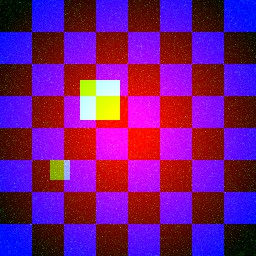
#> input picture data/sar_composite.jpg, 256 x 256 px
$ python sar_tool.py ../../data/sar_composite.jpg ../../data/sar_edge_comparison.jpg
#> lines starting #> are read from the running program, lines starting #| are printed output that depends on the picture
### tools/ollama_client.py
"""
SatQuery AI — Ollama VLM Client
================================
Sends image + text queries to a local Ollama server.
Primary model:  qwen2.5vl:7b
Fallback chain: moondream -> llava:7b-v1.6-q4

Design decisions:
  - A threading Lock ensures only ONE VLM call runs at a time (VRAM OOM guard).
  - Retries up to 2 times on the primary model before falling to the next model.
  - Timeout is per-attempt, not cumulative.
"""

import base64
import io
import logging
import threading
import time
from pathlib import Path
from typing import Optional, Union

import ollama
from PIL import Image

logger = logging.getLogger(__name__)

# ---------------------------------------------------------------------------
# Configuration
# ---------------------------------------------------------------------------

DEFAULT_PRIMARY_MODEL = "qwen2.5vl:7b"
DEFAULT_MODEL_FALLBACKS = [
    "qwen2.5vl:7b",
    "qwen2.5vl:3b",
    "moondream",
]
PRIMARY_MODEL = DEFAULT_PRIMARY_MODEL
FALLBACK_MODELS = DEFAULT_MODEL_FALLBACKS

DEFAULT_TIMEOUT_S = 120          # seconds per attempt
DEFAULT_MAX_RETRIES = 2          # retries on the *same* model before fallback
MAX_IMAGE_DIM = 768              # resize longest edge — reduces VRAM usage significantly
DEFAULT_NUM_CTX = 2048           # context window — 2048 saves ~1GB VRAM vs 4096

# Global lock — prevents parallel VLM calls (VRAM OOM protection)
_vlm_lock = threading.Lock()


# ---------------------------------------------------------------------------
# Helpers
# ---------------------------------------------------------------------------

def _encode_image(image: Union[str, Path, Image.Image, bytes]) -> str:
    """Return a base64-encoded JPEG string suitable for the Ollama API.

    Accepts a file path, a PIL Image, or raw bytes.
    Resizes large images so the VLM doesn't choke on huge GeoTIFFs.
    """
    if isinstance(image, (str, Path)):
        pil_img = Image.open(image)
    elif isinstance(image, bytes):
        pil_img = Image.open(io.BytesIO(image))
    elif isinstance(image, Image.Image):
        pil_img = image
    else:
        raise TypeError(f"Unsupported image type: {type(image)}")

    # Convert to RGB (drop alpha / palette issues)
    if pil_img.mode != "RGB":
        pil_img = pil_img.convert("RGB")

    # Resize if any dimension exceeds MAX_IMAGE_DIM
    w, h = pil_img.size
    if max(w, h) > MAX_IMAGE_DIM:
        scale = MAX_IMAGE_DIM / max(w, h)
        pil_img = pil_img.resize(
            (int(w * scale), int(h * scale)), Image.LANCZOS
        )

    buf = io.BytesIO()
    pil_img.save(buf, format="JPEG", quality=90)
    return base64.b64encode(buf.getvalue()).decode("utf-8")


def _call_model(
    model: str,
    prompt: str,
    images_b64: Union[str, list],
    timeout: int,
    system_prompt: Optional[str] = None,
) -> str:
    """Single attempt to call an Ollama model. Raises on failure/timeout.

    images_b64 can be a single base64 string or a list of them.
    """
    if isinstance(images_b64, str):
        images_b64 = [images_b64]

    messages = []
    if system_prompt:
        messages.append({"role": "system", "content": system_prompt})
    messages.append({
        "role": "user",
        "content": prompt,
        "images": images_b64,
    })

    # ollama.chat is synchronous; we enforce an external timeout via threading
    result_container = {"response": None, "error": None}

    def _run():
        try:
            resp = ollama.chat(
                model=model,
                messages=messages,
                options={"num_ctx": DEFAULT_NUM_CTX},
            )
            result_container["response"] = resp["message"]["content"]
        except Exception as exc:
            result_container["error"] = exc

    worker = threading.Thread(target=_run, daemon=True)
    worker.start()
    worker.join(timeout=timeout)

    if worker.is_alive():
        raise TimeoutError(
            f"Ollama call to '{model}' timed out after {timeout}s"
        )
    if result_container["error"]:
        raise result_container["error"]

    response = result_container["response"]
    # Handle None and whitespace-only responses
    if response is None or (isinstance(response, str) and not response.strip()):
        raise RuntimeError(f"Empty response from '{model}'")

    return response.strip()


# ---------------------------------------------------------------------------
# Public API
# ---------------------------------------------------------------------------

# [80 lines left out: function query_vlm, not called in this run]


def query_vlm_multi_image(
    prompt: str,
    images: list,
    *,
    system_prompt: Optional[str] = None,
    model: Optional[str] = None,
    timeout: int = DEFAULT_TIMEOUT_S,
    max_retries: int = DEFAULT_MAX_RETRIES,
) -> dict:
    """Send multiple images + a text query to the VLM.

    Same contract as query_vlm but accepts a list of images.
    Used by change detection (before/after/diff) and SAR fusion tools.

    Parameters
    ----------
    prompt : str
        The user's question or instruction.
    images : list[str | Path | PIL.Image | bytes]
        List of images to include in the query.
    system_prompt, model, timeout, max_retries : same as query_vlm.

    Returns
    -------
    dict
        {"answer": str, "model_used": str, "elapsed_s": float}
    """
    if not images:
        raise ValueError("At least one image is required")

    # Build ordered model list
    if model:
        models_to_try = [model]
    else:
        models_to_try = [PRIMARY_MODEL] + FALLBACK_MODELS

    images_b64 = [_encode_image(img) for img in images]

    with _vlm_lock:
        last_error = None
        for mdl in models_to_try:
            for attempt in range(1, max_retries + 1):
                logger.info(
                    "VLM multi-image call: model=%s  images=%d  attempt=%d/%d",
                    mdl, len(images_b64), attempt, max_retries,
                )
                t0 = time.perf_counter()
                try:
                    answer = _call_model(
                        mdl, prompt, images_b64, timeout, system_prompt
                    )
                    elapsed = time.perf_counter() - t0
                    logger.info(
                        "VLM success: model=%s  elapsed=%.1fs", mdl, elapsed
                    )
                    return {
                        "answer": answer.strip(),
                        "model_used": mdl,
                        "elapsed_s": round(elapsed, 2),
                    }
                except Exception as exc:
                    elapsed = time.perf_counter() - t0
                    last_error = exc
                    logger.warning(
                        "VLM attempt failed: model=%s  attempt=%d  "
                        "elapsed=%.1fs  error=%s",
                        mdl, attempt, elapsed, exc,
                    )

            logger.warning(
                "All %d attempts exhausted for model '%s', trying next fallback.",
                max_retries, mdl,
            )

        raise RuntimeError(
            f"All VLM models failed. Last error: {last_error}"
        ) from last_error


# ---------------------------------------------------------------------------
# Quick self-test (run this file directly)
# ---------------------------------------------------------------------------

# [21 lines that do not run on import are left out]

### tools/sar_fusion/sar_tool.py
"""
SatQuery AI — Optical-SAR Fusion Specialist Tool
===================================================
Takes a co-registered optical + SAR image pair, computes classical CV
comparisons (edge maps, intensity correlation, composite overlay), and
asks the VLM to narrate the comparison in plain language.

Pipeline:
  1. Load both images (GeoTIFF-aware) and co-register if needed.
  2. Compute edge maps (Canny) for both optical and SAR.
  3. Create a false-colour composite overlay (optical-R, SAR-G, optical-B).
  4. Compute basic statistics: correlation coefficient, structural
     similarity (SSIM-lite), edge agreement percentage.
  5. Send the optical, SAR, and composite images to the VLM with the
     computed statistics, and ask it to narrate what the joint analysis
     reveals.

All pixel-level math is done with OpenCV/NumPy — the VLM only writes
the natural-language summary.

Return dict mirrors ask_vqa / detect_changes shape for router compatibility.
"""

import io
import logging
import time
from pathlib import Path
from typing import Optional, Tuple, Union

import cv2
import numpy as np
from PIL import Image

# Project imports
import sys
_PROJECT_ROOT = Path(__file__).resolve().parent.parent.parent
sys.path.insert(0, str(_PROJECT_ROOT))

from tools.geotiff_utils import load_geotiff, LoadedImage

logger = logging.getLogger(__name__)

# ---------------------------------------------------------------------------
# Configuration
# ---------------------------------------------------------------------------

SUPPORTED_EXTENSIONS = {'.tif', '.tiff', '.png', '.jpg', '.jpeg', '.bmp', '.webp'}

# Canny edge detection thresholds
CANNY_LOW = 50
CANNY_HIGH = 150

# Co-registration (same approach as change detection)
ORB_MAX_FEATURES = 1000
MATCH_RATIO_THRESH = 0.75
MIN_GOOD_MATCHES = 10


# ---------------------------------------------------------------------------
# Image resolution helpers
# ---------------------------------------------------------------------------

def _resolve_to_bgr(
    image: Union[str, Path, Image.Image, LoadedImage],
) -> np.ndarray:
    """Convert any supported image input to a (H, W, 3) uint8 BGR array."""
#> called with image = '../../data/sar_composite.jpg'
    if isinstance(image, LoadedImage):
        rgb = image.rgb_array
    elif isinstance(image, Image.Image):
        rgb = np.array(image.convert("RGB"), dtype=np.uint8)
    elif isinstance(image, (str, Path)):
        path = Path(image)
        if not path.exists():
            raise FileNotFoundError(f"Image not found: {path}")
        if path.suffix.lower() not in SUPPORTED_EXTENSIONS:
            raise ValueError(f"Unsupported format: {path.suffix}")

        if path.suffix.lower() in {'.tif', '.tiff'}:
            loaded = load_geotiff(path)
            rgb = loaded.rgb_array
        else:
            rgb = np.array(Image.open(path).convert("RGB"), dtype=np.uint8)
#> rgb is the input picture: shape (256, 256, 3); mean R, G, B 116.2, 21.7, 127.5
    else:
        raise TypeError(f"Unsupported image type: {type(image).__name__}")

    return cv2.cvtColor(rgb, cv2.COLOR_RGB2BGR)
#> call 2 of _resolve_to_bgr, with image = '../../data/sar_edge_comparison.jpg'
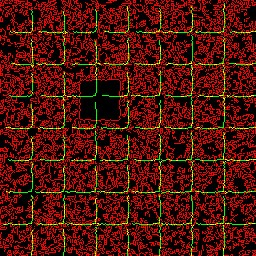
#> input picture data/sar_edge_comparison.jpg, 256 x 256 px
#> in _resolve_to_bgr, rgb is the input picture: shape (256, 256, 3); mean R, G, B 78.9, 23.1, 15.9


def _bgr_to_pil(bgr: np.ndarray) -> Image.Image:
    """Convert an OpenCV BGR array to a PIL RGB Image."""
    return Image.fromarray(cv2.cvtColor(bgr, cv2.COLOR_BGR2RGB))


def _gray_to_pil(gray: np.ndarray) -> Image.Image:
    """Convert a grayscale array to a PIL Image."""
    return Image.fromarray(gray, mode="L")


# ---------------------------------------------------------------------------
# Co-registration (align SAR to optical)
# ---------------------------------------------------------------------------

def _coregister(
    reference_bgr: np.ndarray,
    target_bgr: np.ndarray,
) -> np.ndarray:
    """Align *target* to *reference* using ORB + affine.

    Falls back to simple resize if feature matching fails.
    """
    h, w = reference_bgr.shape[:2]
    target_resized = cv2.resize(target_bgr, (w, h), interpolation=cv2.INTER_LINEAR)

    gray_ref = cv2.cvtColor(reference_bgr, cv2.COLOR_BGR2GRAY)
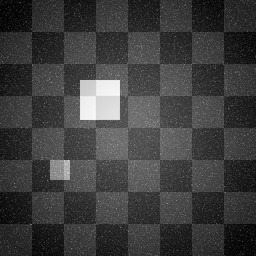
#> gray_ref: shape (256, 256); min 1, max 247, mean 62.1
    gray_tgt = cv2.cvtColor(target_resized, cv2.COLOR_BGR2GRAY)
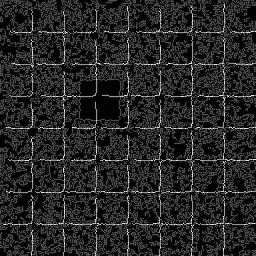
#> gray_tgt: shape (256, 256); min 0, max 235, mean 39

    try:
        orb = cv2.ORB.create(nfeatures=ORB_MAX_FEATURES)
        kp1, des1 = orb.detectAndCompute(gray_ref, None)
#> kp1 = 429 keypoints; strongest (x, y, size): (80, 82, 31), (119, 82, 31), (80, 117, 31), (118, 118, 31)
        kp2, des2 = orb.detectAndCompute(gray_tgt, None)
#> kp2 = 844 keypoints; strongest (x, y, size): (224, 99, 31), (61, 96, 31), (98, 63, 31), (93, 159, 31)

        if des1 is None or des2 is None:
            logger.info("No features detected, using resize-only alignment")
            return target_resized

        bf = cv2.BFMatcher(cv2.NORM_HAMMING)
        raw_matches = bf.knnMatch(des2, des1, k=2)
#> raw_matches = 844 matches

        good = []
        for pair in raw_matches:
            if len(pair) == 2:
                m, n = pair
                if m.distance < MATCH_RATIO_THRESH * n.distance:
                    good.append(m)
#> after the loop, good = []

        logger.info("ORB matches (SAR alignment): %d good / %d raw",
                     len(good), len(raw_matches))

        if len(good) < MIN_GOOD_MATCHES:
            logger.info("Not enough matches (%d < %d), resize-only",
                         len(good), MIN_GOOD_MATCHES)
            return target_resized

        src_pts = np.float32([kp2[m.queryIdx].pt for m in good]).reshape(-1, 1, 2)
        dst_pts = np.float32([kp1[m.trainIdx].pt for m in good]).reshape(-1, 1, 2)

        M, inliers = cv2.estimateAffinePartial2D(src_pts, dst_pts)
        if M is None:
            logger.info("Affine estimation failed, resize-only alignment")
            return target_resized

        aligned = cv2.warpAffine(target_resized, M, (w, h))
        inlier_count = int(inliers.sum()) if inliers is not None else 0
        logger.info("SAR affine alignment applied (%d inliers)", inlier_count)
        return aligned

    except Exception as exc:
        logger.warning("SAR co-registration failed (%s), resize-only", exc)
        return target_resized


# ---------------------------------------------------------------------------
# Analysis computations (all classical CV — no VLM)
# ---------------------------------------------------------------------------

def _compute_edge_maps(
    optical_bgr: np.ndarray,
    sar_bgr: np.ndarray,
) -> Tuple[np.ndarray, np.ndarray]:
    """Compute Canny edge maps for both images."""
    gray_opt = cv2.cvtColor(optical_bgr, cv2.COLOR_BGR2GRAY)
    gray_sar = cv2.cvtColor(sar_bgr, cv2.COLOR_BGR2GRAY)

    edges_opt = cv2.Canny(gray_opt, CANNY_LOW, CANNY_HIGH)
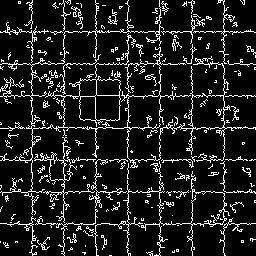
#> edges_opt: shape (256, 256); 11.7% white in thin lines or dots
    edges_sar = cv2.Canny(gray_sar, CANNY_LOW, CANNY_HIGH)
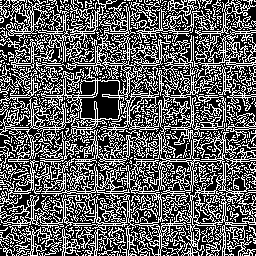
#> edges_sar: shape (256, 256); 37.2% white in thin lines or dots

    return edges_opt, edges_sar


def _compute_composite(
    optical_bgr: np.ndarray,
    sar_bgr: np.ndarray,
) -> np.ndarray:
    """Create a false-colour composite: R=optical_red, G=SAR, B=optical_blue.

    This helps visualise what features are visible in both modalities.
    """
    gray_sar = cv2.cvtColor(sar_bgr, cv2.COLOR_BGR2GRAY)

    # Use optical red and blue channels, SAR for green
    composite = np.stack([
        optical_bgr[:, :, 2],   # Red channel (BGR index 2 = R)
        gray_sar,                # SAR intensity as green
        optical_bgr[:, :, 0],   # Blue channel (BGR index 0 = B)
    ], axis=-1)  # This is RGB
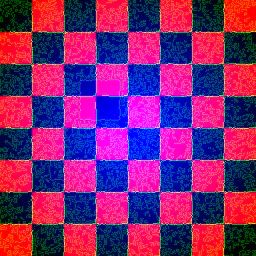
#> composite: shape (256, 256, 3); mean B, G, R 116.2, 39, 127.5

    return cv2.cvtColor(composite, cv2.COLOR_RGB2BGR)  # Return as BGR


def _compute_statistics(
    optical_bgr: np.ndarray,
    sar_bgr: np.ndarray,
    edges_opt: np.ndarray,
    edges_sar: np.ndarray,
) -> dict:
    """Compute comparison statistics between optical and SAR."""
    gray_opt = cv2.cvtColor(optical_bgr, cv2.COLOR_BGR2GRAY).astype(np.float64)
    gray_sar = cv2.cvtColor(sar_bgr, cv2.COLOR_BGR2GRAY).astype(np.float64)

    # Pearson correlation coefficient
    opt_flat = gray_opt.flatten()
    sar_flat = gray_sar.flatten()

    opt_mean = opt_flat.mean()
    sar_mean = sar_flat.mean()
    opt_std = opt_flat.std()
    sar_std = sar_flat.std()

    if opt_std > 0 and sar_std > 0:
        correlation = float(np.corrcoef(opt_flat, sar_flat)[0, 1])
    else:
        correlation = 0.0

    # Edge agreement: percentage of pixels where both have an edge
    # or both don't have an edge
    edge_agree = np.mean((edges_opt > 0) == (edges_sar > 0))

    # Edge overlap (Jaccard-like): intersection / union of edge pixels
    opt_edge_count = np.count_nonzero(edges_opt)
    sar_edge_count = np.count_nonzero(edges_sar)
    both_edge = np.count_nonzero((edges_opt > 0) & (edges_sar > 0))
    union_edge = np.count_nonzero((edges_opt > 0) | (edges_sar > 0))
    edge_overlap = both_edge / union_edge if union_edge > 0 else 0.0

    # Simple SSIM-lite (structural similarity approximation)
    # Full SSIM is complex; we use a simplified luminance + contrast comparison
    c1 = (0.01 * 255) ** 2
    c2 = (0.03 * 255) ** 2
    ssim_num = (2 * opt_mean * sar_mean + c1) * (2 * opt_std * sar_std + c2)
    ssim_den = (opt_mean**2 + sar_mean**2 + c1) * (opt_std**2 + sar_std**2 + c2)
    ssim_approx = ssim_num / ssim_den if ssim_den > 0 else 0.0

    stats = {
        "correlation": round(correlation, 4),
        "edge_agreement_pct": round(edge_agree * 100, 2),
        "edge_overlap_iou": round(edge_overlap, 4),
        "ssim_approx": round(ssim_approx, 4),
        "optical_edge_pixels": int(opt_edge_count),
        "sar_edge_pixels": int(sar_edge_count),
        "shared_edge_pixels": int(both_edge),
        "optical_mean_intensity": round(float(opt_mean), 2),
        "sar_mean_intensity": round(float(sar_mean), 2),
    }

    logger.info(
        "SAR-optical stats: corr=%.3f  edge_agree=%.1f%%  edge_iou=%.3f  ssim≈%.3f",
        stats["correlation"], stats["edge_agreement_pct"],
        stats["edge_overlap_iou"], stats["ssim_approx"],
    )

    return stats


def _create_edge_comparison(
    edges_opt: np.ndarray,
    edges_sar: np.ndarray,
) -> np.ndarray:
    """Create a colour-coded edge comparison image (BGR).

    Green = optical-only edges, Red = SAR-only edges, Yellow = shared edges.
    """
    h, w = edges_opt.shape
#> (the rest of the program and of its run is left out)
